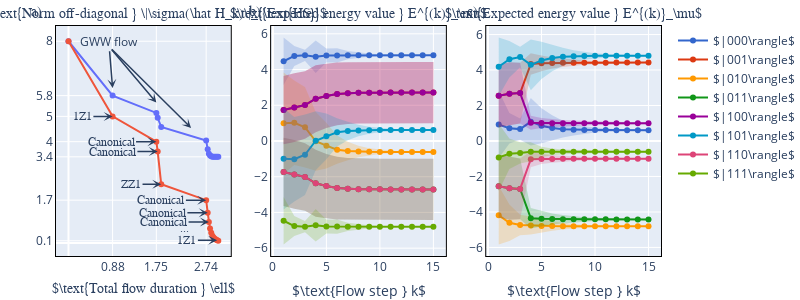

Write notebook code for a chart like this one.
### Code cell
from plotly.subplots import make_subplots
import plotly.graph_objects as go

import plotly.express as px
color_discrete_sequence=px.colors.qualitative.G10

fig = make_subplots(rows=1, cols=3, subplot_titles=("Plot 1", "Plot 2", "plot 3"))

fig.layout.annotations[0].update(font=dict(
            family='Courier New, monospace',
            size=14
        ),x=0.165, y=1.01, text=r'$\text{Norm off-diagonal } \|\sigma(\hat H_k)\|_{\text{HS}}$')
fig.layout.annotations[1].update(font=dict(
            family='Courier New, monospace',
            size=14
        ),x=0.50, y=1.01,text=r'$\text{Expected energy value } E^{(k)}_\mu$')
fig.layout.annotations[2].update(font=dict(
            family='Courier New, monospace',
            size=14
        ),x=0.855, y=1.01,text=r'$\text{Expected energy value } E^{(k)}_\mu$')

x = [ sum(flow.flow_outputs['minimizing_flow_step'][:i]) for i in 
    range(1,1+len(flow.flow_outputs['minimizing_flow_step']))]

norms = flow.flow_outputs['minimal_norm_sigma_H_s']
norms2 = flow2.flow_outputs['minimal_norm_sigma_H_s']

fig.add_trace(go.Scatter(
    x=x,
    y=norms,
    mode = 'lines+markers',
        name = "GWW",
        showlegend=False
),  row=1, col=1)
 
fig.add_trace( go.Scatter(
        name = "Variational",
    x=x,
    y=norms2
,mode = 'lines+markers',
        showlegend=False
),  row=1, col=1)
x_selection = [1,2,5]
y_selection = [0,1,-1]
y_selection2 = [1,2,5,-1]
fig.update_layout(
    xaxis1=dict(
    title=dict(text=r'', standoff=8),
        titlefont=dict(
            family='Courier New, monospace',
            size=14
        ),
        tickmode = 'array',
        tickvals = [x[s] for s in x_selection],
        ticktext = [round(x[s],2) for s in x_selection]
    ),
    yaxis1=dict(
        title=dict(text=r'', standoff=8),
        titlefont=dict(
            family='Courier New, monospace',
            size=14
        ),
        tickmode = 'array',
        tickvals = [norms[s] for s in y_selection]+[norms2[s] for s in y_selection2],
        ticktext = [round(norms[s],1) for s in y_selection]+[round(norms2[s],1) for s in y_selection2]
    ))

#fig_norm.update_yaxes(range=[min(norms)-5,max(norms)+6])

y_selection = [0,1,2,3,7,13,-1]
y_labels_rounded = [ round(y, 1 ) for y in norms ]
y_vals = [norms[i] for i in y_selection]
y_labels = [ y_labels_rounded[i] for i in y_selection]
x_selection = [0,1,3,7,13,-2]
x_vals = [x[i] for i in x_selection]
x_labels = [ round(x[i],2)for i in x_selection]



x = [x+1 for x in range((flow.nmb_flow_steps))]

#Canonical flow

for i, k in enumerate(range(2**L)):
    e = flow.observable_over_steps( k, flow.flow_outputs['expected_energy'] )
    ef = np.sqrt(
        flow.observable_over_steps( k,
        flow.flow_outputs['expected_energy_fluctuation'] )
    )
    label = r'$\vert%d\rangle$' %k
    label = r'$|'+str(flow.binary_label_from_state_number(k)) +r'\rangle$'

    fig.add_trace(
        go.Scatter(x=x, y=e, line=dict(color=color_discrete_sequence[i])
                  , name = label),
        row=1, col=2
    )
    y = e
    y_upper = [ E+EF for E,EF in zip( e, ef)]
    y_lower = [ E-EF for E,EF in zip( e, ef)]

    fig.add_trace(
        go.Scatter(
        x=x+x[::-1], # x, then x reversed
        y=y_upper+y_lower[::-1], # upper, then lower reversed
        fill='toself',
        fillcolor=color_discrete_sequence[i],
        line=dict(color='rgba(0,0,0,0)'),
            opacity=0.2,
        hoverinfo="skip",
        showlegend=False),
        row=1, col=2
    )   


for i, k in enumerate(range(2**L)):
    e = flow2.observable_over_steps( k, flow2.flow_outputs['expected_energy'] )
    ef = np.sqrt(
        flow2.observable_over_steps( k,
            flow2.flow_outputs['expected_energy_fluctuation'] ))
    label = r'$\vert%d\rangle$' %k

    fig.add_trace(
        go.Scatter(x=x, y=e,line=dict(color=color_discrete_sequence[i]), name = label,showlegend=False),
        row=1, col=3
    )
    y = e
    y_upper = [ E+EF for E,EF in zip( e, ef)]
    y_lower = [ E-EF for E,EF in zip( e, ef)]

    fig.add_trace(
        go.Scatter(
        x=x+x[::-1], # x, then x reversed
        y=y_upper+y_lower[::-1], # upper, then lower reversed
        fill='toself',
        fillcolor=color_discrete_sequence[i],
        line=dict(color='rgba(0,0,0,0)'),
            opacity=0.2,
        hoverinfo="skip",
        showlegend=False),
        row=1, col=3
    )   
fig.add_annotation(x=-.045, y=1.1,
            text='a)',
            xref="paper",
    yref="paper",
            showarrow=False,font=dict(
            family='Courier New, monospace',
            size=14
        )
)  
fig.add_annotation(x=.315, y=1.1,
            text='b)',
            xref="paper",
    yref="paper",
            showarrow=False,font=dict(
            family='Courier New, monospace',
            size=14
        )
) 
fig.add_annotation(x=.70, y=1.1,
            text='c)',
            xref="paper",
    yref="paper",
            showarrow=False,font=dict(
            family='Courier New, monospace',
            size=14
        )
) 

# fig.add_annotation(x=.8, y=8,
#             text="GWW flow",
#             showarrow=True,
#             arrowhead=1)

x = [ sum(flow.flow_outputs['minimizing_flow_step'][:i]) for i in 
    range(1,1+len(flow.flow_outputs['minimizing_flow_step']))]
fig.add_annotation(dict(
                x= x[1],
                y= norms[1]+.3,
                xref="x", yref="y",
                text="GWW flow",
                showarrow=True,
                axref = "x", ayref='y',
                ax= .8,
                ay= 8,
                arrowhead = 3,
                arrowwidth=1.5,
                )
            )
fig.add_annotation(dict(
                x= x[2],
                y= norms[2]+.4,
                xref="x", yref="y",
                text=" ",
                showarrow=True,
                axref = "x", ayref='y',
                ax= .8,
                ay= 7.8,
                arrowhead = 3,
                arrowwidth=1.5,
        yshift=0.2
                )
            )
x2 = [ sum(flow.flow_outputs['minimizing_flow_step'][:i]) for i in 
    range(1,1+len(flow.flow_outputs['minimizing_flow_step']))]
fig.add_annotation(dict(
                x= x[5]-.3,
                y= norms[5]+.5,
                xref="x", yref="y",
                text=" ",
                showarrow=True,
                axref = "x", ayref='y',
                ax= .8,
                ay= 7.8,
                arrowhead = 3,
                arrowwidth=1.5,
                )
            )
for i, Z_name in enumerate(flow2.flow_outputs['strs_of_minimizer_Z']):
     if i<7 or Z_name is not 'Canonical':
            fig.add_annotation(dict(     x=x[i+1], y=norms2[i+1],
                    text=Z_name,
                             font=dict(
            family='Courier New, monospace',
            size=12
        ),
                    xref="x", yref="y",
                    showarrow=True,
                    axref = "x", ayref='y',
                    ax= x[i+1]-(.9 if Z_name=='Canonical' else .6),
                    ay= norms2[i+1],
                    arrowhead = 3,
                    arrowwidth=1.5,
                    )
                )
i=7
fig.add_annotation(dict(     x=x[i+1]-.5, y=norms2[i+1],
text='...',
     font=dict(
family='Courier New, monospace',
size=12
),
xref="x", yref="y",
showarrow=False
)
)
fig.update_xaxes(title_text=r'$\text{Total flow duration } \ell$', row =1, col = 1)
fig.update_xaxes(title_text=r'$\text{Flow step } k$', row =1, col = 2)
fig.update_xaxes(title_text=r'$\text{Flow step } k$', row =1, col = 3)




fig.update_xaxes(showline=True, linewidth=1, linecolor='black', mirror=True)
fig.update_yaxes(showline=True, linewidth=1, linecolor='black', mirror=True)
fig.update_layout(margin=dict(l=56, r=0, b=0, t=26))
fig.update_layout(
    autosize=False,
    width=800,
    height=300)

fig.show()
print(flow2.flow_outputs['strs_of_minimizer_Z'])

### Figure 1 — Plotly figure (JSON) as saved in the notebook; plotly's stock layout.template omitted (floating-point values rounded to 4 significant figures)
{"data": [{"mode": "lines+markers", "name": "GWW", "showlegend": false, "type": "scatter", "x": [0, 0.8763, 1.746, 1.773, 1.843, 2.736, 2.766, 2.789, 2.813, 2.836, 2.86, 2.883, 2.906, 2.93, 2.953, 2.977], "xaxis": "x", "y": [8, 5.845, 5.159, 4.966, 4.6, 4.063, 3.721, 3.544, 3.467, 3.437, 3.426, 3.421, 3.42, 3.419, 3.419, 3.419], "yaxis": "y"}, {"mode": "lines+markers", "name": "Variational", "showlegend": false, "type": "scatter", "x": [0, 0.8763, 1.746, 1.773, 1.843, 2.736, 2.766, 2.789, 2.813, 2.836, 2.86, 2.883, 2.906, 2.93, 2.953, 2.977], "xaxis": "x", "y": [8, 5.022, 4.019, 3.625, 2.33, 1.7, 1.206, 0.8374, 0.579, 0.4048, 0.29, 0.2154, 0.1674, 0.1366, 0.1123, 0.0914], "yaxis": "y"}, {"line": {"color": "#3366CC"}, "name": "$|000\\rangle$", "type": "scatter", "x": [1, 2, 3, 4, 5, 6, 7, 8, 9, 10, 11, 12, 13, 14, 15], "xaxis": "x2", "y": [4.463, 4.76, 4.794, 4.715, 4.789, 4.789, 4.801, 4.804, 4.806, 4.806, 4.806, 4.806, 4.806, 4.806, 4.806], "yaxis": "y2"}, {"fill": "toself", "fillcolor": "#3366CC", "hoverinfo": "skip", "line": {"color": "rgba(0,0,0,0)"}, "opacity": 0.2, "showlegend": false, "type": "scatter", "x": [1, 2, 3, 4, 5, 6, 7, 8, 9, 10, 11, 12, 13, 14, 15, 15, 14, 13, 12, 11, 10, 9, 8, 7, 6, 5, 4, 3, 2, 1], "xaxis": "x2", "y": [5.794, 5.318, 5.113, 5.625, 5.179, 5.185, 5.032, 4.946, 4.893, 4.861, 4.84, 4.827, 4.82, 4.815, 4.812, 4.801, 4.798, 4.793, 4.785, 4.772, 4.752, 4.718, 4.662, 4.57, 4.393, 4.399, 3.805, 4.476, 4.202, 3.133], "yaxis": "y2"}, {"line": {"color": "#DC3912"}, "name": "$|001\\rangle$", "type": "scatter", "x": [1, 2, 3, 4, 5, 6, 7, 8, 9, 10, 11, 12, 13, 14, 15], "xaxis": "x2", "y": [1.732, 1.87, 2.011, 2.365, 2.524, 2.637, 2.68, 2.698, 2.705, 2.708, 2.709, 2.709, 2.709, 2.709, 2.709], "yaxis": "y2"}, {"fill": "toself", "fillcolor": "#DC3912", "hoverinfo": "skip", "line": {"color": "rgba(0,0,0,0)"}, "opacity": 0.2, "showlegend": false, "type": "scatter", "x": [1, 2, 3, 4, 5, 6, 7, 8, 9, 10, 11, 12, 13, 14, 15, 15, 14, 13, 12, 11, 10, 9, 8, 7, 6, 5, 4, 3, 2, 1], "xaxis": "x2", "y": [3.644, 3.795, 3.899, 4.237, 4.32, 4.388, 4.406, 4.414, 4.417, 4.418, 4.418, 4.418, 4.419, 4.419, 4.419, 1.0, 1.0, 0.9999, 0.9996, 0.999, 0.9975, 0.9932, 0.9821, 0.9535, 0.8855, 0.7283, 0.4933, 0.123, -0.05516, -0.1804], "yaxis": "y2"}, {"line": {"color": "#FF9900"}, "name": "$|010\\rangle$", "type": "scatter", "x": [1, 2, 3, 4, 5, 6, 7, 8, 9, 10, 11, 12, 13, 14, 15], "xaxis": "x2", "y": [1.0, 1.02, 0.772, -0.01524, -0.2592, -0.4841, -0.5592, -0.5917, -0.6044, -0.6092, -0.6111, -0.6117, -0.612, -0.6121, -0.6121], "yaxis": "y2"}, {"fill": "toself", "fillcolor": "#FF9900", "hoverinfo": "skip", "line": {"color": "rgba(0,0,0,0)"}, "opacity": 0.2, "showlegend": false, "type": "scatter", "x": [1, 2, 3, 4, 5, 6, 7, 8, 9, 10, 11, 12, 13, 14, 15, 15, 14, 13, 12, 11, 10, 9, 8, 7, 6, 5, 4, 3, 2, 1], "xaxis": "x2", "y": [3.828, 3.384, 3.029, 1.641, 1.027, 0.3109, -0.04559, -0.2711, -0.4073, -0.4888, -0.5376, -0.567, -0.5847, -0.5955, -0.602, -0.6222, -0.6287, -0.6392, -0.6564, -0.6845, -0.7297, -0.8015, -0.9123, -1.073, -1.279, -1.545, -1.672, -1.485, -1.343, -1.828], "yaxis": "y2"}, {"line": {"color": "#109618"}, "name": "$|011\\rangle$", "type": "scatter", "x": [1, 2, 3, 4, 5, 6, 7, 8, 9, 10, 11, 12, 13, 14, 15], "xaxis": "x2", "y": [-1.732, -1.87, -2.011, -2.365, -2.524, -2.637, -2.68, -2.698, -2.705, -2.708, -2.709, -2.709, -2.709, -2.709, -2.709], "yaxis": "y2"}, {"fill": "toself", "fillcolor": "#109618", "hoverinfo": "skip", "line": {"color": "rgba(0,0,0,0)"}, "opacity": 0.2, "showlegend": false, "type": "scatter", "x": [1, 2, 3, 4, 5, 6, 7, 8, 9, 10, 11, 12, 13, 14, 15, 15, 14, 13, 12, 11, 10, 9, 8, 7, 6, 5, 4, 3, 2, 1], "xaxis": "x2", "y": [0.1804, 0.05516, -0.123, -0.4933, -0.7283, -0.8855, -0.9535, -0.9821, -0.9932, -0.9975, -0.999, -0.9996, -0.9999, -1.0, -1.0, -4.419, -4.419, -4.419, -4.418, -4.418, -4.418, -4.417, -4.414, -4.406, -4.388, -4.32, -4.237, -3.899, -3.795, -3.644], "yaxis": "y2"}, {"line": {"color": "#990099"}, "name": "$|100\\rangle$", "type": "scatter", "x": [1, 2, 3, 4, 5, 6, 7, 8, 9, 10, 11, 12, 13, 14, 15], "xaxis": "x2", "y": [1.732, 1.87, 2.011, 2.365, 2.524, 2.637, 2.68, 2.698, 2.705, 2.708, 2.709, 2.709, 2.709, 2.709, 2.709], "yaxis": "y2"}, {"fill": "toself", "fillcolor": "#990099", "hoverinfo": "skip", "line": {"color": "rgba(0,0,0,0)"}, "opacity": 0.2, "showlegend": false, "type": "scatter", "x": [1, 2, 3, 4, 5, 6, 7, 8, 9, 10, 11, 12, 13, 14, 15, 15, 14, 13, 12, 11, 10, 9, 8, 7, 6, 5, 4, 3, 2, 1], "xaxis": "x2", "y": [3.644, 3.795, 3.899, 4.237, 4.32, 4.388, 4.406, 4.414, 4.417, 4.418, 4.418, 4.418, 4.419, 4.419, 4.419, 1.0, 1.0, 0.9999, 0.9996, 0.999, 0.9975, 0.9932, 0.9821, 0.9535, 0.8855, 0.7283, 0.4933, 0.123, -0.05516, -0.1804], "yaxis": "y2"}, {"line": {"color": "#0099C6"}, "name": "$|101\\rangle$", "type": "scatter", "x": [1, 2, 3, 4, 5, 6, 7, 8, 9, 10, 11, 12, 13, 14, 15], "xaxis": "x2", "y": [-1.0, -1.02, -0.772, 0.01524, 0.2592, 0.4841, 0.5592, 0.5917, 0.6044, 0.6092, 0.6111, 0.6117, 0.612, 0.6121, 0.6121], "yaxis": "y2"}, {"fill": "toself", "fillcolor": "#0099C6", "hoverinfo": "skip", "line": {"color": "rgba(0,0,0,0)"}, "opacity": 0.2, "showlegend": false, "type": "scatter", "x": [1, 2, 3, 4, 5, 6, 7, 8, 9, 10, 11, 12, 13, 14, 15, 15, 14, 13, 12, 11, 10, 9, 8, 7, 6, 5, 4, 3, 2, 1], "xaxis": "x2", "y": [1.828, 1.343, 1.485, 1.672, 1.545, 1.279, 1.073, 0.9123, 0.8015, 0.7297, 0.6845, 0.6564, 0.6392, 0.6287, 0.6222, 0.602, 0.5955, 0.5847, 0.567, 0.5376, 0.4888, 0.4073, 0.2711, 0.04559, -0.3109, -1.027, -1.641, -3.029, -3.384, -3.828], "yaxis": "y2"}, {"line": {"color": "#DD4477"}, "name": "$|110\\rangle$", "type": "scatter", "x": [1, 2, 3, 4, 5, 6, 7, 8, 9, 10, 11, 12, 13, 14, 15], "xaxis": "x2", "y": [-1.732, -1.87, -2.011, -2.365, -2.524, -2.637, -2.68, -2.698, -2.705, -2.708, -2.709, -2.709, -2.709, -2.709, -2.709], "yaxis": "y2"}, {"fill": "toself", "fillcolor": "#DD4477", "hoverinfo": "skip", "line": {"color": "rgba(0,0,0,0)"}, "opacity": 0.2, "showlegend": false, "type": "scatter", "x": [1, 2, 3, 4, 5, 6, 7, 8, 9, 10, 11, 12, 13, 14, 15, 15, 14, 13, 12, 11, 10, 9, 8, 7, 6, 5, 4, 3, 2, 1], "xaxis": "x2", "y": [0.1804, 0.05516, -0.123, -0.4933, -0.7283, -0.8855, -0.9535, -0.9821, -0.9932, -0.9975, -0.999, -0.9996, -0.9999, -1.0, -1.0, -4.419, -4.419, -4.419, -4.418, -4.418, -4.418, -4.417, -4.414, -4.406, -4.388, -4.32, -4.237, -3.899, -3.795, -3.644], "yaxis": "y2"}, {"line": {"color": "#66AA00"}, "name": "$|111\\rangle$", "type": "scatter", "x": [1, 2, 3, 4, 5, 6, 7, 8, 9, 10, 11, 12, 13, 14, 15], "xaxis": "x2", "y": [-4.463, -4.76, -4.794, -4.715, -4.789, -4.789, -4.801, -4.804, -4.806, -4.806, -4.806, -4.806, -4.806, -4.806, -4.806], "yaxis": "y2"}, {"fill": "toself", "fillcolor": "#66AA00", "hoverinfo": "skip", "line": {"color": "rgba(0,0,0,0)"}, "opacity": 0.2, "showlegend": false, "type": "scatter", "x": [1, 2, 3, 4, 5, 6, 7, 8, 9, 10, 11, 12, 13, 14, 15, 15, 14, 13, 12, 11, 10, 9, 8, 7, 6, 5, 4, 3, 2, 1], "xaxis": "x2", "y": [-3.133, -4.202, -4.476, -3.805, -4.399, -4.393, -4.57, -4.662, -4.718, -4.752, -4.772, -4.785, -4.793, -4.798, -4.801, -4.812, -4.815, -4.82, -4.827, -4.84, -4.861, -4.893, -4.946, -5.032, -5.185, -5.179, -5.625, -5.113, -5.318, -5.794], "yaxis": "y2"}, {"line": {"color": "#3366CC"}, "name": "$\\vert0\\rangle$", "showlegend": false, "type": "scatter", "x": [1, 2, 3, 4, 5, 6, 7, 8, 9, 10, 11, 12, 13, 14, 15], "xaxis": "x3", "y": [0.9232, 0.7155, 0.6703, 1.089, 0.8582, 0.735, 0.6644, 0.6357, 0.6213, 0.6158, 0.6132, 0.6123, 0.6119, 0.6122, 0.612], "yaxis": "y3"}, {"fill": "toself", "fillcolor": "#3366CC", "hoverinfo": "skip", "line": {"color": "rgba(0,0,0,0)"}, "opacity": 0.2, "showlegend": false, "type": "scatter", "x": [1, 2, 3, 4, 5, 6, 7, 8, 9, 10, 11, 12, 13, 14, 15, 15, 14, 13, 12, 11, 10, 9, 8, 7, 6, 5, 4, 3, 2, 1], "xaxis": "x3", "y": [2.816, 1.573, 1.268, 2.429, 1.848, 1.448, 1.136, 0.9582, 0.8294, 0.7577, 0.7063, 0.6782, 0.6589, 0.6537, 0.6413, 0.5827, 0.5706, 0.5649, 0.5463, 0.5201, 0.474, 0.4131, 0.3132, 0.1925, 0.02247, -0.1312, -0.2507, 0.07272, -0.142, -0.9692], "yaxis": "y3"}, {"line": {"color": "#DC3912"}, "name": "$\\vert1\\rangle$", "showlegend": false, "type": "scatter", "x": [1, 2, 3, 4, 5, 6, 7, 8, 9, 10, 11, 12, 13, 14, 15], "xaxis": "x3", "y": [2.553, 2.662, 2.701, 4.34, 4.381, 4.4, 4.408, 4.413, 4.415, 4.417, 4.418, 4.418, 4.418, 4.418, 4.418], "yaxis": "y3"}, {"fill": "toself", "fillcolor": "#DC3912", "hoverinfo": "skip", "line": {"color": "rgba(0,0,0,0)"}, "opacity": 0.2, "showlegend": false, "type": "scatter", "x": [1, 2, 3, 4, 5, 6, 7, 8, 9, 10, 11, 12, 13, 14, 15, 15, 14, 13, 12, 11, 10, 9, 8, 7, 6, 5, 4, 3, 2, 1], "xaxis": "x3", "y": [4.329, 4.436, 4.416, 4.944, 4.826, 4.707, 4.645, 4.576, 4.54, 4.505, 4.485, 4.467, 4.456, 4.454, 4.446, 4.391, 4.383, 4.38, 4.369, 4.35, 4.329, 4.291, 4.25, 4.171, 4.092, 3.937, 3.736, 0.9862, 0.8881, 0.7777], "yaxis": "y3"}, {"line": {"color": "#FF9900"}, "name": "$\\vert2\\rangle$", "showlegend": false, "type": "scatter", "x": [1, 2, 3, 4, 5, 6, 7, 8, 9, 10, 11, 12, 13, 14, 15], "xaxis": "x3", "y": [-4.183, -4.608, -4.732, -4.762, -4.785, -4.797, -4.801, -4.804, -4.805, -4.806, -4.806, -4.806, -4.806, -4.806, -4.806], "yaxis": "y3"}, {"fill": "toself", "fillcolor": "#FF9900", "hoverinfo": "skip", "line": {"color": "rgba(0,0,0,0)"}, "opacity": 0.2, "showlegend": false, "type": "scatter", "x": [1, 2, 3, 4, 5, 6, 7, 8, 9, 10, 11, 12, 13, 14, 15, 15, 14, 13, 12, 11, 10, 9, 8, 7, 6, 5, 4, 3, 2, 1], "xaxis": "x3", "y": [-2.533, -3.584, -4.154, -4.259, -4.41, -4.541, -4.608, -4.684, -4.716, -4.751, -4.764, -4.78, -4.785, -4.79, -4.791, -4.821, -4.823, -4.828, -4.833, -4.848, -4.861, -4.895, -4.925, -4.995, -5.053, -5.16, -5.265, -5.309, -5.633, -5.834], "yaxis": "y3"}, {"line": {"color": "#109618"}, "name": "$\\vert3\\rangle$", "showlegend": false, "type": "scatter", "x": [1, 2, 3, 4, 5, 6, 7, 8, 9, 10, 11, 12, 13, 14, 15], "xaxis": "x3", "y": [-2.553, -2.662, -2.701, -4.356, -4.382, -4.4, -4.408, -4.413, -4.415, -4.417, -4.418, -4.418, -4.418, -4.418, -4.418], "yaxis": "y3"}, {"fill": "toself", "fillcolor": "#109618", "hoverinfo": "skip", "line": {"color": "rgba(0,0,0,0)"}, "opacity": 0.2, "showlegend": false, "type": "scatter", "x": [1, 2, 3, 4, 5, 6, 7, 8, 9, 10, 11, 12, 13, 14, 15, 15, 14, 13, 12, 11, 10, 9, 8, 7, 6, 5, 4, 3, 2, 1], "xaxis": "x3", "y": [-0.7777, -0.8881, -0.9862, -3.776, -3.92, -4.091, -4.171, -4.251, -4.292, -4.329, -4.35, -4.369, -4.381, -4.383, -4.391, -4.446, -4.454, -4.456, -4.467, -4.485, -4.504, -4.539, -4.575, -4.645, -4.709, -4.844, -4.936, -4.416, -4.436, -4.329], "yaxis": "y3"}, {"line": {"color": "#990099"}, "name": "$\\vert4\\rangle$", "showlegend": false, "type": "scatter", "x": [1, 2, 3, 4, 5, 6, 7, 8, 9, 10, 11, 12, 13, 14, 15], "xaxis": "x3", "y": [2.553, 2.662, 2.701, 1.028, 1.014, 1.007, 1.002, 0.9999, 0.9985, 0.9979, 0.9976, 0.9976, 0.9977, 0.999, 0.999], "yaxis": "y3"}, {"fill": "toself", "fillcolor": "#990099", "hoverinfo": "skip", "line": {"color": "rgba(0,0,0,0)"}, "opacity": 0.2, "showlegend": false, "type": "scatter", "x": [1, 2, 3, 4, 5, 6, 7, 8, 9, 10, 11, 12, 13, 14, 15, 15, 14, 13, 12, 11, 10, 9, 8, 7, 6, 5, 4, 3, 2, 1], "xaxis": "x3", "y": [4.329, 4.436, 4.416, 1.417, 1.303, 1.236, 1.183, 1.149, 1.122, 1.103, 1.088, 1.079, 1.07, 1.054, 1.047, 0.9506, 0.9439, 0.9252, 0.9166, 0.9068, 0.8924, 0.8754, 0.8505, 0.8211, 0.778, 0.7259, 0.6389, 0.9862, 0.8881, 0.7777], "yaxis": "y3"}, {"line": {"color": "#0099C6"}, "name": "$\\vert5\\rangle$", "showlegend": false, "type": "scatter", "x": [1, 2, 3, 4, 5, 6, 7, 8, 9, 10, 11, 12, 13, 14, 15], "xaxis": "x3", "y": [4.183, 4.608, 4.732, 4.292, 4.543, 4.676, 4.75, 4.781, 4.796, 4.802, 4.804, 4.806, 4.806, 4.806, 4.806], "yaxis": "y3"}, {"fill": "toself", "fillcolor": "#0099C6", "hoverinfo": "skip", "line": {"color": "rgba(0,0,0,0)"}, "opacity": 0.2, "showlegend": false, "type": "scatter", "x": [1, 2, 3, 4, 5, 6, 7, 8, 9, 10, 11, 12, 13, 14, 15, 15, 14, 13, 12, 11, 10, 9, 8, 7, 6, 5, 4, 3, 2, 1], "xaxis": "x3", "y": [5.834, 5.633, 5.309, 5.717, 5.598, 5.423, 5.252, 5.118, 5.016, 4.947, 4.899, 4.868, 4.847, 4.845, 4.832, 4.78, 4.767, 4.765, 4.743, 4.71, 4.656, 4.576, 4.444, 4.248, 3.93, 3.488, 2.866, 4.154, 3.584, 2.533], "yaxis": "y3"}, {"line": {"color": "#DD4477"}, "name": "$\\vert6\\rangle$", "showlegend": false, "type": "scatter", "x": [1, 2, 3, 4, 5, 6, 7, 8, 9, 10, 11, 12, 13, 14, 15], "xaxis": "x3", "y": [-2.553, -2.662, -2.701, -1.025, -1.02, -1.011, -1.006, -1.003, -1.002, -1.001, -1.0, -0.9999, -0.9997, -1.0, -0.9999], "yaxis": "y3"}, {"fill": "toself", "fillcolor": "#DD4477", "hoverinfo": "skip", "line": {"color": "rgba(0,0,0,0)"}, "opacity": 0.2, "showlegend": false, "type": "scatter", "x": [1, 2, 3, 4, 5, 6, 7, 8, 9, 10, 11, 12, 13, 14, 15, 15, 14, 13, 12, 11, 10, 9, 8, 7, 6, 5, 4, 3, 2, 1], "xaxis": "x3", "y": [-0.7777, -0.8881, -0.9862, -0.5733, -0.7368, -0.7956, -0.8426, -0.8738, -0.901, -0.9196, -0.9356, -0.9464, -0.9556, -0.9618, -0.9692, -1.031, -1.038, -1.044, -1.053, -1.065, -1.082, -1.102, -1.133, -1.17, -1.227, -1.302, -1.477, -4.416, -4.436, -4.329], "yaxis": "y3"}, {"line": {"color": "#66AA00"}, "name": "$\\vert7\\rangle$", "showlegend": false, "type": "scatter", "x": [1, 2, 3, 4, 5, 6, 7, 8, 9, 10, 11, 12, 13, 14, 15], "xaxis": "x3", "y": [-0.9232, -0.7155, -0.6703, -0.6063, -0.6103, -0.6097, -0.6085, -0.6083, -0.6084, -0.6086, -0.6089, -0.6092, -0.6095, -0.6109, -0.611], "yaxis": "y3"}, {"fill": "toself", "fillcolor": "#66AA00", "hoverinfo": "skip", "line": {"color": "rgba(0,0,0,0)"}, "opacity": 0.2, "showlegend": false, "type": "scatter", "x": [1, 2, 3, 4, 5, 6, 7, 8, 9, 10, 11, 12, 13, 14, 15, 15, 14, 13, 12, 11, 10, 9, 8, 7, 6, 5, 4, 3, 2, 1], "xaxis": "x3", "y": [0.9692, 0.142, -0.07272, -0.06599, -0.3201, -0.4207, -0.477, -0.5029, -0.5192, -0.5279, -0.5347, -0.5395, -0.5441, -0.5654, -0.5685, -0.6536, -0.6563, -0.6749, -0.6789, -0.6831, -0.6893, -0.6976, -0.7137, -0.7401, -0.7986, -0.9005, -1.147, -1.268, -1.573, -2.816], "yaxis": "y3"}], "layout": {"annotations": [{"font": {"family": "Courier New, monospace", "size": 14}, "showarrow": false, "text": "$\\text{Norm off-diagonal } \\|\\sigma(\\hat H_k)\\|_{\\text{HS}}$", "x": 0.165, "xanchor": "center", "xref": "paper", "y": 1.01, "yanchor": "bottom", "yref": "paper"}, {"font": {"family": "Courier New, monospace", "size": 14}, "showarrow": false, "text": "$\\text{Expected energy value } E^{(k)}_\\mu$", "x": 0.5, "xanchor": "center", "xref": "paper", "y": 1.01, "yanchor": "bottom", "yref": "paper"}, {"font": {"family": "Courier New, monospace", "size": 14}, "showarrow": false, "text": "$\\text{Expected energy value } E^{(k)}_\\mu$", "x": 0.855, "xanchor": "center", "xref": "paper", "y": 1.01, "yanchor": "bottom", "yref": "paper"}, {"font": {"family": "Courier New, monospace", "size": 14}, "showarrow": false, "text": "a)", "x": -0.045, "xref": "paper", "y": 1.1, "yref": "paper"}, {"font": {"family": "Courier New, monospace", "size": 14}, "showarrow": false, "text": "b)", "x": 0.315, "xref": "paper", "y": 1.1, "yref": "paper"}, {"font": {"family": "Courier New, monospace", "size": 14}, "showarrow": false, "text": "c)", "x": 0.7, "xref": "paper", "y": 1.1, "yref": "paper"}, {"arrowhead": 3, "arrowwidth": 1.5, "ax": 0.8, "axref": "x", "ay": 8, "ayref": "y", "showarrow": true, "text": "GWW flow", "x": 0.8763, "xref": "x", "y": 6.145, "yref": "y"}, {"arrowhead": 3, "arrowwidth": 1.5, "ax": 0.8, "axref": "x", "ay": 7.8, "ayref": "y", "showarrow": true, "text": " ", "x": 1.746, "xref": "x", "y": 5.559, "yref": "y", "yshift": 0.2}, {"arrowhead": 3, "arrowwidth": 1.5, "ax": 0.8, "axref": "x", "ay": 7.8, "ayref": "y", "showarrow": true, "text": " ", "x": 2.436, "xref": "x", "y": 4.563, "yref": "y"}, {"arrowhead": 3, "arrowwidth": 1.5, "ax": 0.2763, "axref": "x", "ay": 5.022, "ayref": "y", "font": {"family": "Courier New, monospace", "size": 12}, "showarrow": true, "text": "1Z1", "x": 0.8763, "xref": "x", "y": 5.022, "yref": "y"}, {"arrowhead": 3, "arrowwidth": 1.5, "ax": 0.8458, "axref": "x", "ay": 4.019, "ayref": "y", "font": {"family": "Courier New, monospace", "size": 12}, "showarrow": true, "text": "Canonical", "x": 1.746, "xref": "x", "y": 4.019, "yref": "y"}, {"arrowhead": 3, "arrowwidth": 1.5, "ax": 0.8726, "axref": "x", "ay": 3.625, "ayref": "y", "font": {"family": "Courier New, monospace", "size": 12}, "showarrow": true, "text": "Canonical", "x": 1.773, "xref": "x", "y": 3.625, "yref": "y"}, {"arrowhead": 3, "arrowwidth": 1.5, "ax": 1.243, "axref": "x", "ay": 2.33, "ayref": "y", "font": {"family": "Courier New, monospace", "size": 12}, "showarrow": true, "text": "ZZ1", "x": 1.843, "xref": "x", "y": 2.33, "yref": "y"}, {"arrowhead": 3, "arrowwidth": 1.5, "ax": 1.836, "axref": "x", "ay": 1.7, "ayref": "y", "font": {"family": "Courier New, monospace", "size": 12}, "showarrow": true, "text": "Canonical", "x": 2.736, "xref": "x", "y": 1.7, "yref": "y"}, {"arrowhead": 3, "arrowwidth": 1.5, "ax": 1.866, "axref": "x", "ay": 1.206, "ayref": "y", "font": {"family": "Courier New, monospace", "size": 12}, "showarrow": true, "text": "Canonical", "x": 2.766, "xref": "x", "y": 1.206, "yref": "y"}, {"arrowhead": 3, "arrowwidth": 1.5, "ax": 1.889, "axref": "x", "ay": 0.8374, "ayref": "y", "font": {"family": "Courier New, monospace", "size": 12}, "showarrow": true, "text": "Canonical", "x": 2.789, "xref": "x", "y": 0.8374, "yref": "y"}, {"arrowhead": 3, "arrowwidth": 1.5, "ax": 2.353, "axref": "x", "ay": 0.1123, "ayref": "y", "font": {"family": "Courier New, monospace", "size": 12}, "showarrow": true, "text": "1Z1", "x": 2.953, "xref": "x", "y": 0.1123, "yref": "y"}, {"font": {"family": "Courier New, monospace", "size": 12}, "showarrow": false, "text": "...", "x": 2.313, "xref": "x", "y": 0.579, "yref": "y"}], "autosize": false, "height": 300, "margin": {"b": 0, "l": 56, "r": 0, "t": 26}, "width": 800, "xaxis": {"anchor": "y", "domain": [0, 0.2889], "linecolor": "black", "linewidth": 1, "mirror": true, "showline": true, "tickmode": "array", "ticktext": [0.88, 1.75, 2.74], "tickvals": [0.8763, 1.746, 2.736], "title": {"font": {"family": "Courier New, monospace", "size": 14}, "standoff": 8, "text": "$\\text{Total flow duration } \\ell$"}}, "xaxis2": {"anchor": "y2", "domain": [0.3556, 0.6444], "linecolor": "black", "linewidth": 1, "mirror": true, "showline": true, "title": {"text": "$\\text{Flow step } k$"}}, "xaxis3": {"anchor": "y3", "domain": [0.7111, 1], "linecolor": "black", "linewidth": 1, "mirror": true, "showline": true, "title": {"text": "$\\text{Flow step } k$"}}, "yaxis": {"anchor": "x", "domain": [0, 1], "linecolor": "black", "linewidth": 1, "mirror": true, "showline": true, "tickmode": "array", "ticktext": [8, 5.8, 3.4, 5, 4, 1.7, 0.1], "tickvals": [8, 5.845, 3.419, 5.022, 4.019, 1.7, 0.0914], "title": {"font": {"family": "Courier New, monospace", "size": 14}, "standoff": 8, "text": ""}}, "yaxis2": {"anchor": "x2", "domain": [0, 1], "linecolor": "black", "linewidth": 1, "mirror": true, "showline": true}, "yaxis3": {"anchor": "x3", "domain": [0, 1], "linecolor": "black", "linewidth": 1, "mirror": true, "showline": true}}}
